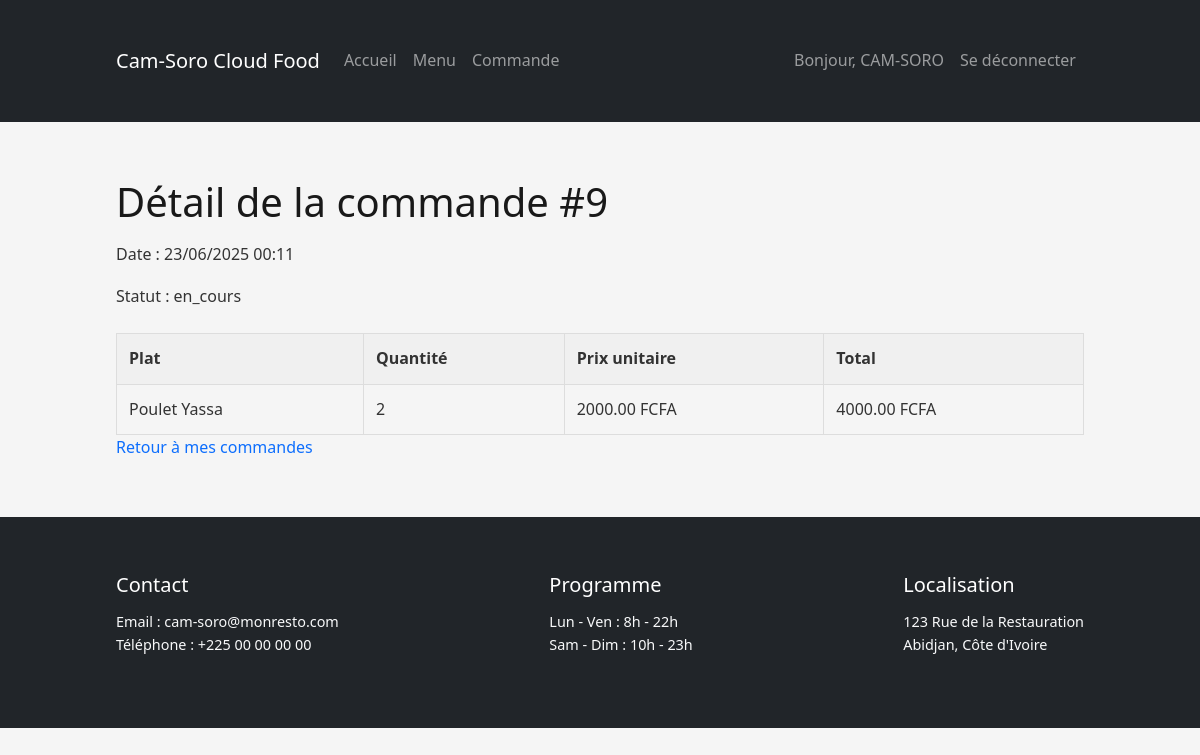
Page /commande/9/ (signed in) on the committed database.
### app/models.py (models this page shows, shortened)
class Commande(models.Model):
    user = models.ForeignKey(User, on_delete=models.CASCADE, related_name='commandes')
    plats = models.ManyToManyField(Menu, through='CommandeDetail')
    date_commande = models.DateTimeField(auto_now_add=True)
    statut = models.CharField(max_length=20, choices=[
        ('en_cours', 'En cours'),
        ('livree', 'Livrée'),
        ('annulee', 'Annulée'),
    ], default='en_cours')

class CommandeDetail(models.Model):
    commande = models.ForeignKey(Commande, on_delete=models.CASCADE)
    plat = models.ForeignKey(Menu, on_delete=models.CASCADE)
    quantite = models.PositiveIntegerField(default=1)

class Menu(models.Model):
    name = models.CharField(max_length=100)          # Nom du plat
    description = models.TextField(blank=True)       # Description du plat
    price = models.DecimalField(max_digits=6, decimal_places=2)  # Prix du plat
    image = models.ImageField(upload_to='images/', blank=True, null=True)  # Image du plat (optionnelle)

### app/views.py (the view)
# urls.py: path('commande/<int:pk>/', views.commande_detail, name='commande_detail'),  # Détail d’une commande
@login_required
def commande_detail(request, pk):
    commande = get_object_or_404(Commande, pk=pk, user=request.user)
    details = commande.commandedetail_set.all()
    for detail in details:
        detail.total = detail.quantite * detail.plat.price
    return render(request, 'app/commande_detail.html', {'commande': commande, 'details': details})

### app/templates/app/commande_detail.html (shortened to what this page needs)
{% extends 'app/base.html' %}
{% load static %}
{% block content %}
<h1>Détail de la commande #{{ commande.id }}</h1>
<p>Date : {{ commande.date_commande|date:"d/m/Y H:i" }}</p>
<p>Statut : {{ commande.statut }}</p>
<table>
  <thead>
    <tr>
      <th>Plat</th>
      <th>Quantité</th>
      <th>Prix unitaire</th>
      <th>Total</th>
    </tr>
  </thead>
  <tbody>
    {% for detail in details %}
      <tr>
        <td>{{ detail.plat.name }}</td>
        <td>{{ detail.quantite }}</td>
        <td>{{ detail.plat.price }} FCFA</td>
        <td>{{ detail.total }} FCFA</td>
      </tr>
    {% endfor %}
  </tbody>
</table>
<a href="{% url 'app:commande_list' %}">Retour à mes commandes</a>
{% endblock %}

### app/templates/app/base.html (shortened to what this page needs)
{% load static %}
<!DOCTYPE html>
<html lang="fr">
<head>
    <link href="https://cdn.jsdelivr.net/npm/bootstrap@5.3.0/dist/css/bootstrap.min.css" rel="stylesheet" />
    <link rel="stylesheet" href="https://cdn.jsdelivr.net/npm/bootstrap-icons@1.10.5/font/bootstrap-icons.css">
    <link rel="stylesheet" href="{% static 'app/css/styles.css' %}"/>
    <link rel="stylesheet" href="{% static 'app/css/carousels.css' %}"/>
</head>
<body>
<nav class="navbar navbar-expand-lg navbar-dark bg-dark">
  <div class="container">
    <a class="navbar-brand" href="{% url 'app:home' %}">Cam-Soro Cloud Food</a>
    <div class="collapse navbar-collapse" id="navbarNav">
      <ul class="navbar-nav me-auto mb-2 mb-lg-0">
        <li class="nav-item">
          <a class="nav-link" href="{% url 'app:home' %}">Accueil</a>
        </li>
        <li class="nav-item">
          <a class="nav-link" href="{% url 'app:menu_list' %}">Menu</a>
        </li>
        <li class="nav-item">
          <a class="nav-link" href="{% url 'app:commande_list' %}">Commande</a>
        </li>
      </ul>
      <ul class="navbar-nav ms-auto">
        {% if user.is_authenticated %}
          <li class="nav-item">
            <a class="nav-link" href="{% url 'app:profile' %}">Bonjour, {{ user.username }}</a>
          </li>
          <li class="nav-item">
            <a class="nav-link" href="{% url 'app:logout' %}">Se déconnecter</a>
          </li>
        {% else %}
          <li class="nav-item">
            <a class="nav-link" href="{% url 'app:login' %}">Se connecter</a>
          </li>
        {% endif %}
      </ul>
    </div>
  </div>
</nav>
<main class="container my-4">
  {% block content %}
  {% endblock %}
</main>
<footer class="bg-dark text-light py-4 mt-auto">
  <div class="container d-flex justify-content-between">
    <div>
      <h5>Contact</h5>
      <p>Email : cam-soro@monresto.com<br>Téléphone : +225 00 00 00 00</p>
    </div>
    <div>
      <h5>Programme</h5>
      <p>Lun - Ven : 8h - 22h<br>Sam - Dim : 10h - 23h</p>
    </div>
    <div>
      <h5>Localisation</h5>
      <p>123 Rue de la Restauration<br>Abidjan, Côte d'Ivoire</p>
    </div>
  </div>
</footer>
</body>
</html>

### app/static/app/css/styles.css (style rules this page uses)
body { font-family: 'Segoe UI', Tahoma, Geneva, Verdana, sans-serif; background-color: #f5f5f5; color: #333; margin: 0; padding: 0; line-height: 1.6; }
h1, h2, h3 { color: #191919; margin-bottom: 1rem; }
a { color: #0d6efd; text-decoration: none; }
.container { max-width: 1000px; margin: auto; padding: 2rem 1rem; }
table { width: 100%; border-collapse: collapse; margin-top: 1.5rem; }
table th, table td { padding: 0.75rem; border: 1px solid #ddd; text-align: left; }
table th { background-color: #f0f0f0; }
footer { background-color: #222; color: #ccc; padding: 2rem 1rem; margin-top: 4rem; font-size: 0.9rem; }
footer h5 { color: white; margin-bottom: 0.8rem; }

### rows in the picture
Commande: id "9", date_commande "23/06/2025 00:11", statut "en_cours"
CommandeDetail: plat.name "Poulet Yassa", quantite "2", plat.price "2000.00", total "4000.00"

### other values in the picture
{{ user.username }} "CAM-SORO"
